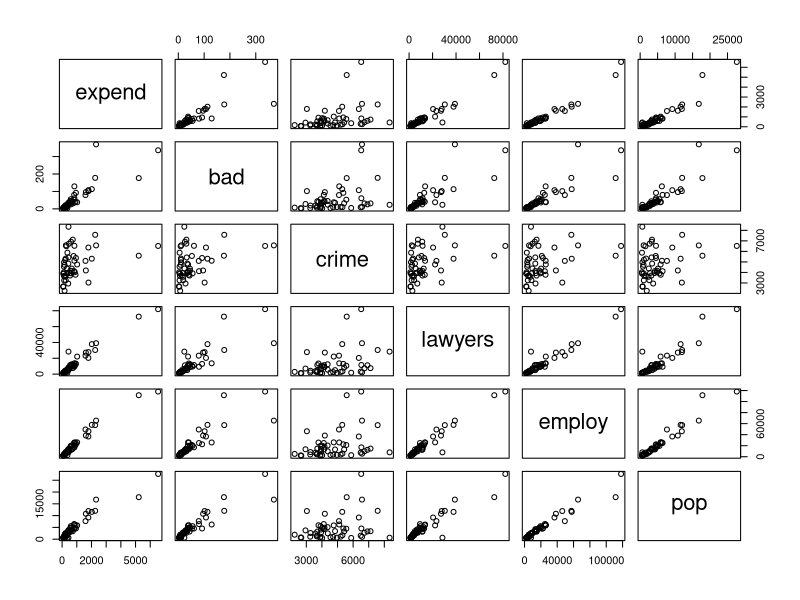
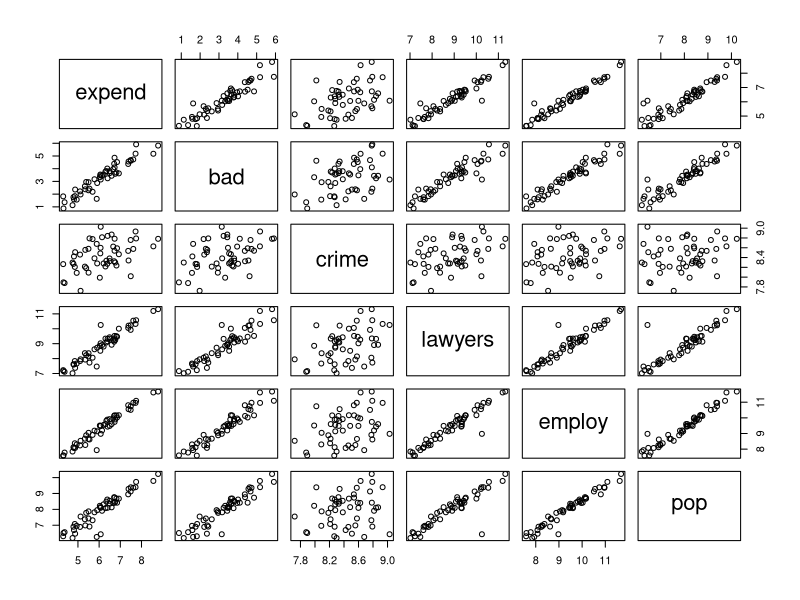
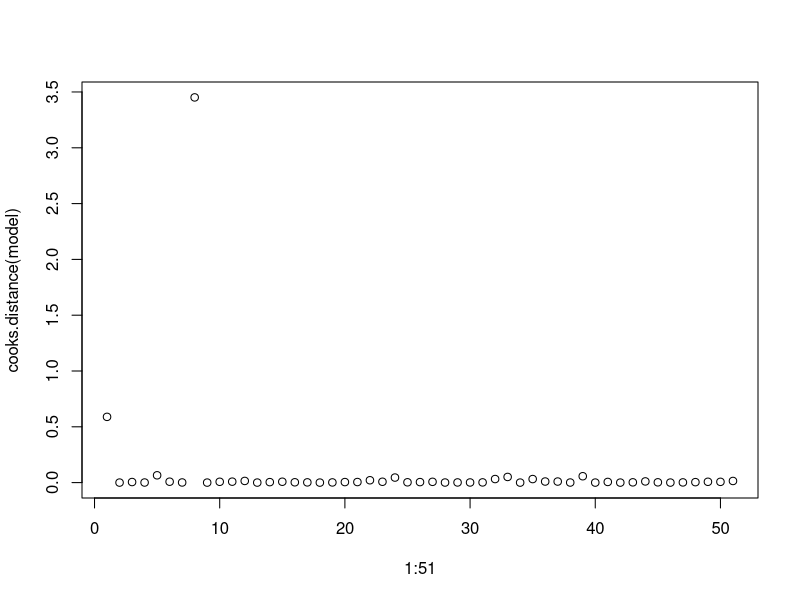
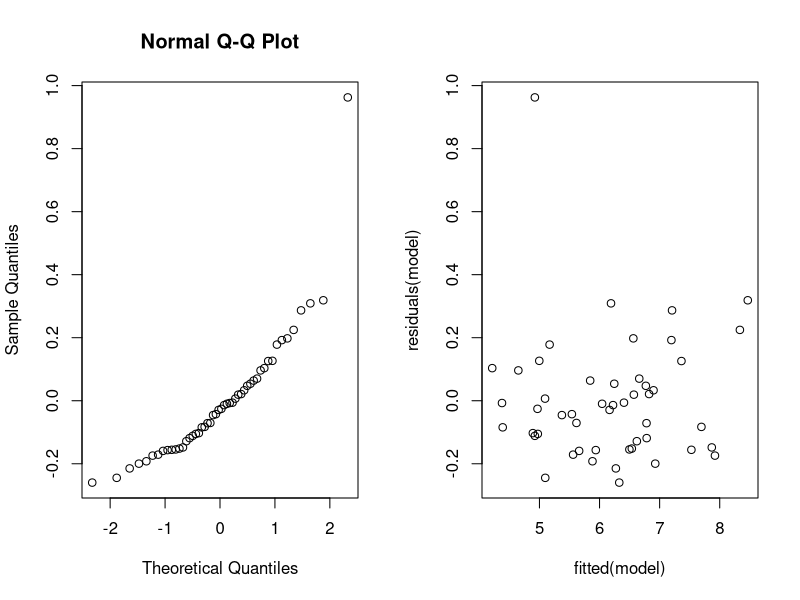

Source code (R) for these figures, in order:

expensesCrime = read.table("./data/expensescrime.txt", header = TRUE)
pairs(expensesCrime[-1])

expensesCrime[-1] = log(expensesCrime[-1])
pairs(expensesCrime[-1])
# expend: in 1000$
# bad: number of people under criminal supervision
# crime: crime rate per 100000
# lawyer: num of lawyers in the state
# employ: num of people employed in the state
# pop: population of the state in 1000

# From the pair-wise scatter plots, expenditure can be explained linearly.

# We check for influncing points
model = lm(expend ~ bad + crime + lawyers + employ + pop, data = expensesCrime[-1])
rows = round(cooks.distance(model), 3) > 1
round(cooks.distance(model), 3)
expensesCrime[rows,]
plot(1:51, cooks.distance(model))

newData = expensesCrime[!rows, ]

model = lm(expend ~ bad + crime + lawyers + employ + pop, data = newData)
summary(model)
model = lm(expend ~ crime + lawyers + employ + pop, data = newData)
summary(model)
model = lm(expend ~ crime + lawyers + employ, data = newData)
summary(model)
model = lm(expend ~ crime + employ, data = newData)
summary(model)

model

par(mfrow=c(1,2))
qqnorm(residuals(model))
plot(fitted(model), residuals(model))

